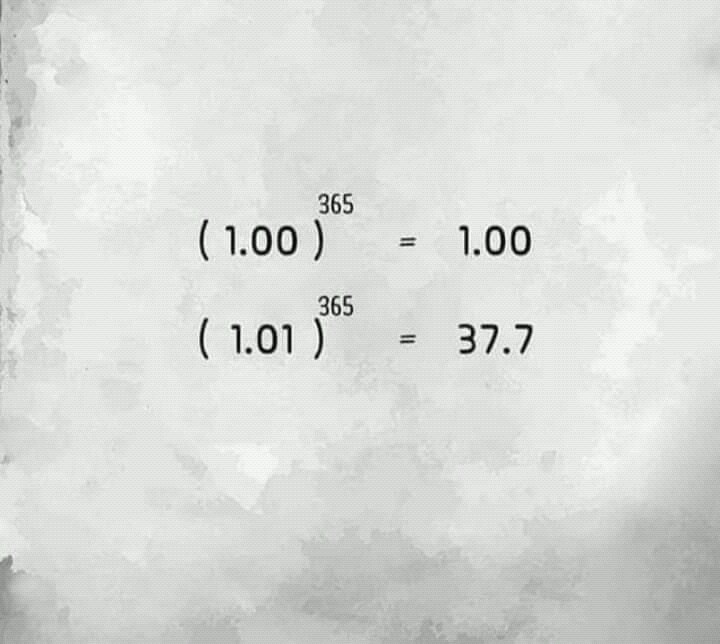
#> input picture test_image_Original.jpg, 720 x 644 px, found by its file name
$ jupyter execute '1-Histogram part.ipynb'
#> lines starting #> are read from the running program, lines starting #| are printed output that depends on the picture
[cell 1]
import numpy as np
import matplotlib.pyplot as plt
from skimage import io
from skimage import color
import random
import cv2
import matplotlib.pyplot as pl
import numpy as np

[cell 2]
img = io.imread('D:\\NU\\Image processing\\Project\\test_image_Original.jpg')
#> img is the input picture: shape (644, 720, 3); mean R, G, B 218.6, 220.6, 217.6
img = color.rgb2gray(img)
#> img: shape (644, 720) float64
amr=plt.hist(img.ravel(),bins=100)
pl.savefig("D:\\NU\\Image processing\\Project\\Histogram.jpg")
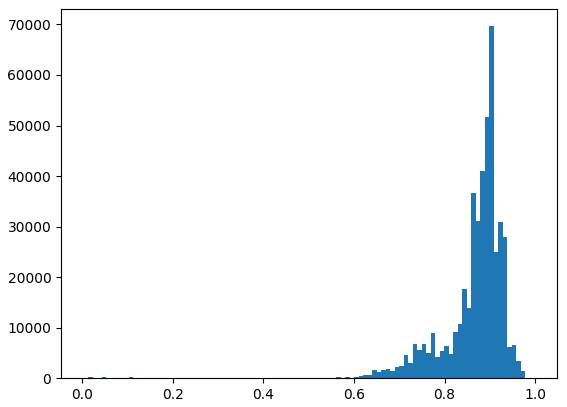
#> figure drawn by matplotlib, 1 panel; tallest bar 69653 high, from x = 0.899 to 0.909
